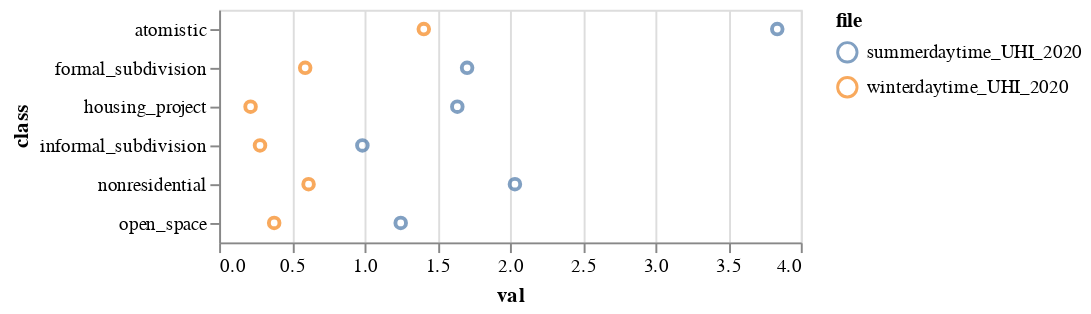

This figure's notebook cell:
### Code cell
alt.Chart(df2[df2.file.isin(['summerdaytime_UHI_2020','winterdaytime_UHI_2020'])]).mark_point().encode(
    alt.X('val'),
    alt.Y('class'),
    alt.Color('file')
)

### Figure 1 — Vega-Lite specification as saved in the notebook (floating-point values rounded to 4 significant figures)
{"config": {"view": {"continuousWidth": 300, "continuousHeight": 300}}, "data": {"name": "data-4962404e4b61d02e6176931c4c11641b"}, "mark": {"type": "point"}, "encoding": {"color": {"field": "file", "type": "nominal"}, "x": {"field": "val", "type": "quantitative"}, "y": {"field": "class", "type": "nominal"}}, "$schema": "https://vega.github.io/schema/vega-lite/v5.14.1.json", "datasets": {"data-4962404e4b61d02e6176931c4c11641b": [{"file": "summerdaytime_UHI_2020", "class": "open_space", "val": 1.249}, {"file": "summerdaytime_UHI_2020", "class": "nonresidential", "val": 2.034}, {"file": "summerdaytime_UHI_2020", "class": "atomistic", "val": 3.838}, {"file": "summerdaytime_UHI_2020", "class": "informal_subdivision", "val": 0.9852}, {"file": "summerdaytime_UHI_2020", "class": "formal_subdivision", "val": 1.705}, {"file": "summerdaytime_UHI_2020", "class": "housing_project", "val": 1.638}, {"file": "winterdaytime_UHI_2020", "class": "open_space", "val": 0.3787}, {"file": "winterdaytime_UHI_2020", "class": "nonresidential", "val": 0.6151}, {"file": "winterdaytime_UHI_2020", "class": "atomistic", "val": 1.407}, {"file": "winterdaytime_UHI_2020", "class": "informal_subdivision", "val": 0.2813}, {"file": "winterdaytime_UHI_2020", "class": "formal_subdivision", "val": 0.5919}, {"file": "winterdaytime_UHI_2020", "class": "housing_project", "val": 0.2163}]}}
